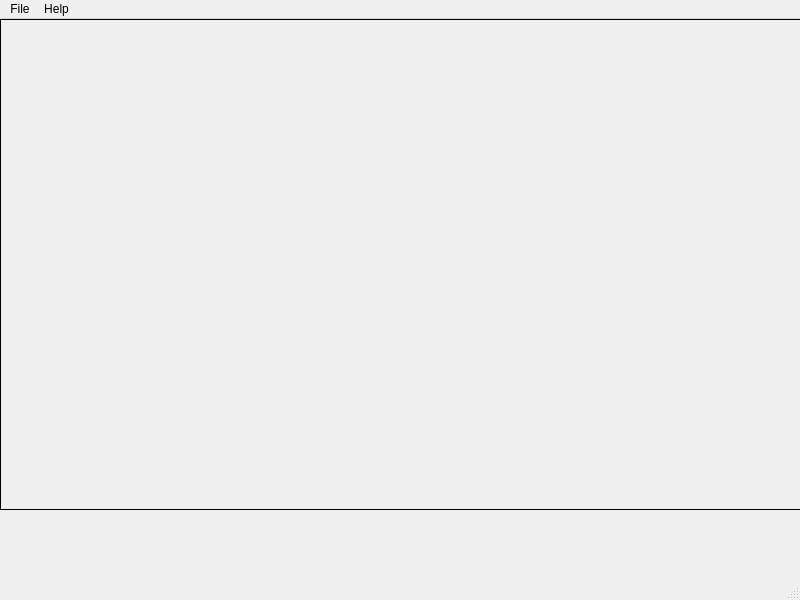
<?xml version="1.0" encoding="UTF-8"?>
<ui version="4.0">
 <class>MainWindow</class>
 <widget class="QMainWindow" name="MainWindow">
  <property name="geometry">
   <rect>
    <x>0</x>
    <y>0</y>
    <width>800</width>
    <height>600</height>
   </rect>
  </property>
  <property name="windowTitle">
   <string>NhiMediaTracking</string>
  </property>
  <widget class="QWidget" name="centralwidget">
   <widget class="QLabel" name="label">
    <property name="geometry">
     <rect>
      <x>0</x>
      <y>0</y>
      <width>801</width>
      <height>491</height>
     </rect>
    </property>
    <property name="frameShape">
     <enum>QFrame::Box</enum>
    </property>
    <property name="text">
     <string/>
    </property>
    <property name="pixmap">
     <pixmap>NhiHuy.jpg</pixmap>
    </property>
    <property name="scaledContents">
     <bool>true</bool>
    </property>
    <property name="alignment">
     <set>Qt::AlignCenter</set>
    </property>
   </widget>
  </widget>
  <widget class="QMenuBar" name="menubar">
   <property name="geometry">
    <rect>
     <x>0</x>
     <y>0</y>
     <width>800</width>
     <height>20</height>
    </rect>
   </property>
   <widget class="QMenu" name="menuFile">
    <property name="title">
     <string>File</string>
    </property>
    <addaction name="actionOpen_File"/>
    <addaction name="actionSave"/>
    <addaction name="actionSave_File_As"/>
    <addaction name="actionExit"/>
   </widget>
   <widget class="QMenu" name="menuHelp">
    <property name="title">
     <string>Help</string>
    </property>
    <addaction name="actionDocumentation"/>
   </widget>
   <addaction name="menuFile"/>
   <addaction name="menuHelp"/>
  </widget>
  <widget class="QStatusBar" name="statusbar"/>
  <action name="actionOpen_File">
   <property name="checkable">
    <bool>false</bool>
   </property>
   <property name="icon">
    <iconset>
     <normaloff>../../Pictures/openFile.png</normaloff>../../Pictures/openFile.png</iconset>
   </property>
   <property name="text">
    <string>Open File</string>
   </property>
   <property name="shortcut">
    <string>Ctrl+O</string>
   </property>
  </action>
  <action name="actionSave_File_As">
   <property name="icon">
    <iconset>
     <normaloff>../../Pictures/saveFIle.png</normaloff>../../Pictures/saveFIle.png</iconset>
   </property>
   <property name="text">
    <string>Save File As</string>
   </property>
   <property name="shortcut">
    <string>Ctrl+Shift+S</string>
   </property>
  </action>
  <action name="actionExit">
   <property name="icon">
    <iconset>
     <normaloff>../../Pictures/exit.png</normaloff>../../Pictures/exit.png</iconset>
   </property>
   <property name="text">
    <string>Exit</string>
   </property>
   <property name="shortcut">
    <string>Ctrl+Q</string>
   </property>
  </action>
  <action name="actionDocumentation">
   <property name="icon">
    <iconset>
     <normaloff>../../Pictures/document.png</normaloff>../../Pictures/document.png</iconset>
   </property>
   <property name="text">
    <string>Documentation</string>
   </property>
  </action>
  <action name="actionSave">
   <property name="checkable">
    <bool>false</bool>
   </property>
   <property name="icon">
    <iconset>
     <normaloff>../../Pictures/saveFIle.png</normaloff>../../Pictures/saveFIle.png</iconset>
   </property>
   <property name="text">
    <string>Save</string>
   </property>
  </action>
 </widget>
 <resources/>
 <connections/>
</ui>
